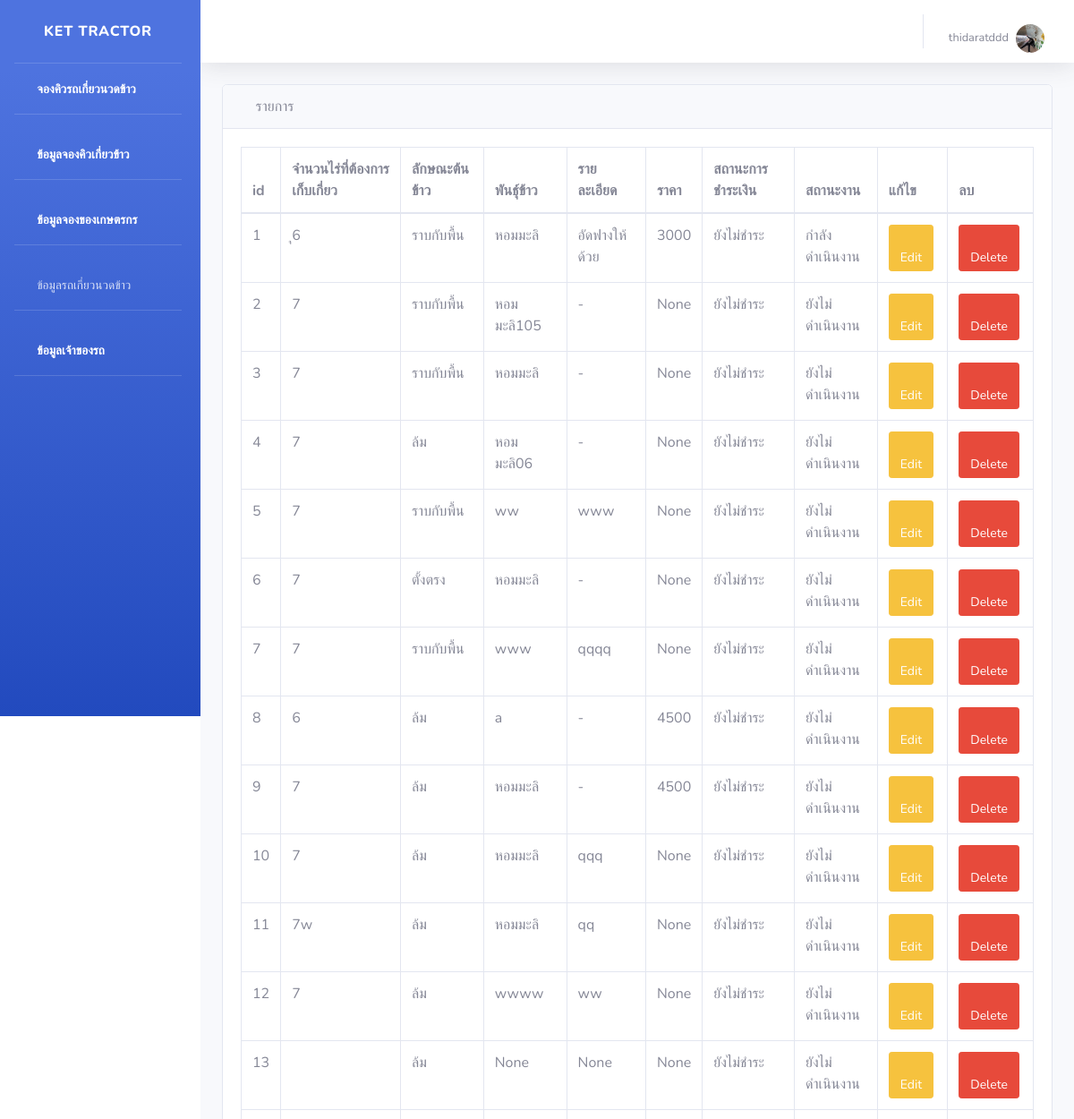
The page /ownerShowaddWork (signed in, upper part) on the database as committed earlier.
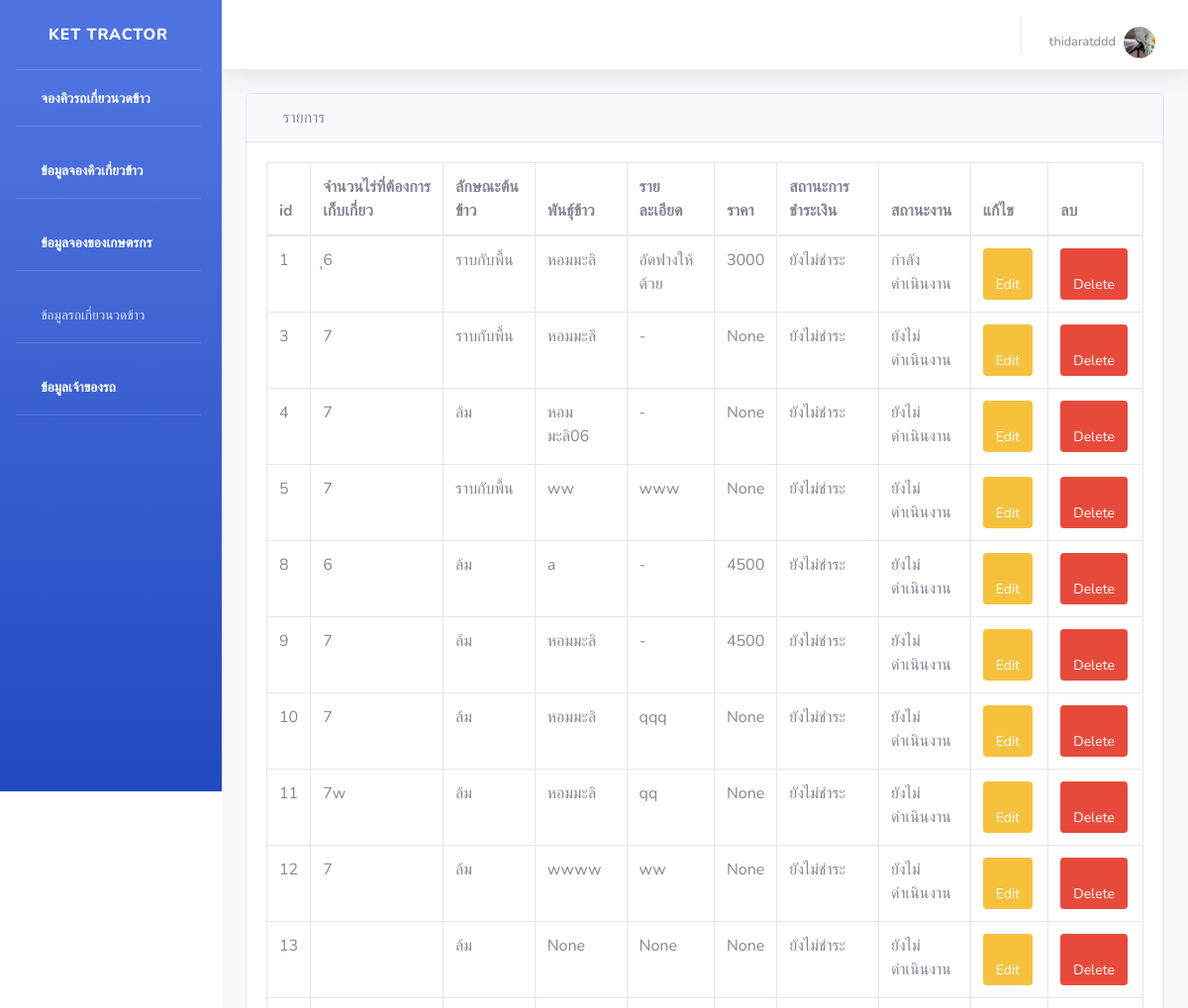
The same page on the database as committed later.
### api/models.py (models this page shows, shortened)
class Work(models.Model):
    farmer_name = models.ForeignKey(Farmer, on_delete=models.CASCADE, null=True,  verbose_name='เกษตรกร')
    lat = models.CharField(max_length=1000, verbose_name='ละติจูด')
    lng = models.CharField(max_length=1000, verbose_name='ลองติจูด')
    area = models.CharField(max_length=1000, verbose_name='พื้นที่ (ไร่)')
    rice_type = models.ForeignKey(Rice_type, on_delete=models.CASCADE, null=True, default=1, verbose_name='ลักษณะข้าวที่จะให้เกี่ยว')
    rice = models.CharField(max_length=1000, null=True, verbose_name='พันธุ์ข้าว')
    start_time = models.DateTimeField(blank=True, null=True)
    end_time = models.DateTimeField(blank=True, null=True)
    workDetail = models.TextField(max_length=1000, null=True,  verbose_name='รายละเอียด')
    price = models.CharField(max_length=1000, null=True, verbose_name='จำนวนเงิน (บาท)')
    money_status = models.ForeignKey(Money_status, on_delete=models.CASCADE, default=1,null=True, verbose_name='สถานะการชำระเงิน') # ให้นิยามเพิ่มเติม
    work_status = models.ForeignKey(Work_status, on_delete=models.CASCADE, default=1,null=True, verbose_name='สถานะงาน') # รับ ไม่รับ จ่าย
    class Meta:
        verbose_name = 'งานที่ต้องเก็บเกี่ยว'

class Rice_type(models.Model):
    id = models.AutoField(primary_key=True)
    rice_type = models.CharField(max_length=100)
    def __str__(self):
         return f'{self.rice_type}'
    class Meta:
        verbose_name = 'ลักษณะข้าวที่จะให้เกี่ยว'

class Money_status(models.Model):
    id = models.AutoField(primary_key=True)
    money_status = models.CharField(max_length=100, verbose_name = 'สถานะการชำระเงิน')
    def __str__(self):
         return f'{self.money_status}'
    class Meta:
        verbose_name = 'สถานะการชำระเงิน'

class Work_status (models.Model):
    id = models.AutoField(primary_key=True)
    work_status  = models.CharField(max_length=100, verbose_name="สถานะงาน")
    def __str__(self):
         return f'{self.work_status}'
    class Meta:
        verbose_name = 'สถานะงาน'

### api/views.py (the view)
# urls.py: path('ownerShowaddWork',views.ownerShowaddWork),
def ownerShowaddWork(req):
    ownerShowaddWork = Work.objects.all()
    return render(req, 'api/ownerShowaddWork.html', {
        'ownerShowaddWork': ownerShowaddWork,
    })

### api/templates/api/ownerShowaddWork.html (shortened to what this page needs)
{% extends 'api/base.html' %}
{% block content %}
<div id="content-wrapper">
  <div class="container-fluid">
      <div class="card mb-3">
          <div class="card-header">
              <i class="fas fa-table"></i>
              รายการ
          </div>
          <div class="card-body">
               <div class="table-responsive">
                  <table class="table table-bordered" id="dataTable" width="100%" cellspacing="0" align="center">
                      <thead>
                      <tr>
                        <th>id</th>
                          <th>จำนวนไร่ที่ต้องการเก็บเกี่ยว</th>
                          <th>ลักษณะต้นข้าว</th>
                          <th>พันธุ์ข้าว</th>
                          <th>รายละเอียด</th>
                          <th>ราคา</th>
                          <th>สถานะการชำระเงิน</th>
                          <th>สถานะงาน</th>
                          <th>แก้ไข</th>
                          <th>ลบ</th>
                      </tr>
                      </thead>
                      <tbody>
                      {% for ownerShowaddWork in ownerShowaddWork %}
                          <tr>
                            <td>{{ ownerShowaddWork.id }}</td>
                              <td>{{ ownerShowaddWork.area }}</td>
                              <td>{{ ownerShowaddWork.rice_type }}</td>
                              <td>{{ ownerShowaddWork.rice }}</td>
                              <td>{{ ownerShowaddWork.workDetail }}</td>
                              <td>{{ ownerShowaddWork.price }}</td>
                              <td>{{ ownerShowaddWork.money_status }}</td>
                              <td>{{ ownerShowaddWork.work_status }}</td>
                              <td>
                                  <a class="btn btn-sm btn-warning" href="/editShowaddWork/{{ownerShowaddWork.id}}"> <span class="fa fa-edit"></span> Edit</a>
                              </td>
                              <td><a class="btn btn-sm btn-danger" href="/deleteShowaddWork/{{ownerShowaddWork.id}}"><span class="fa fa-trash"></span> Delete</a></td>
                          </tr>
                      {% endfor %}
                      </tbody>
                    </table>
                </div>
                </div>
                </div>
                </div>
                {% endblock %}

Rows that differ between the two databases and show on the page:
removed Work: id "2", area "7", rice_type "ราบกับพื้น", rice "หอมมะลิ105", workDetail "-", price "None", money_status "ยังไม่ชำระ", work_status "ยังไม่ดำเนินงาน"
removed Work: id "6", area "7", rice_type "ตั้งตรง", rice "หอมมะลิ", workDetail "-", price "None", money_status "ยังไม่ชำระ", work_status "ยังไม่ดำเนินงาน"
removed Work: id "7", area "7", rice_type "ราบกับพื้น", rice "www", workDetail "qqqq", price "None", money_status "ยังไม่ชำระ", work_status "ยังไม่ดำเนินงาน"
